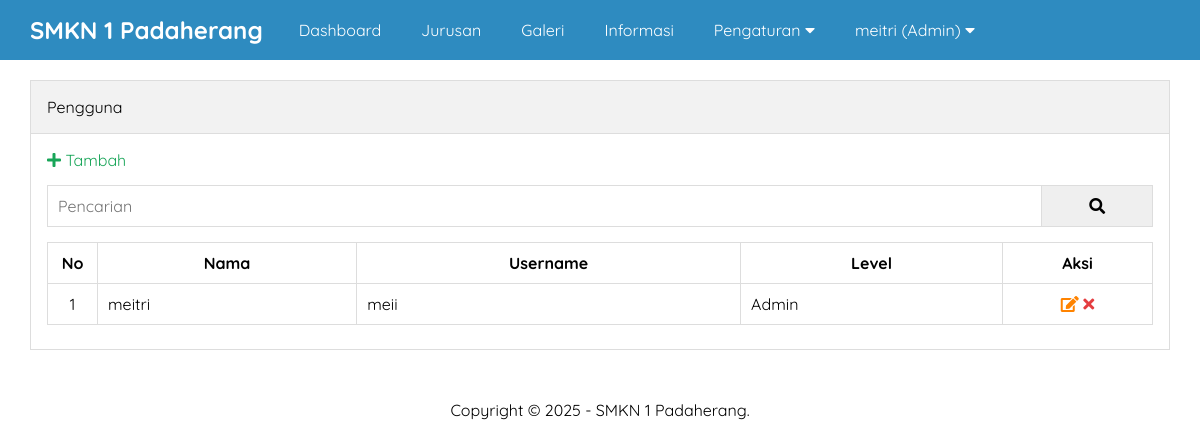
Page /pengguna.php?key=meitri (signed in) on the committed database.
### tables this page shows
CREATE TABLE `tb_pengguna` (
  `id` int(11) NOT NULL,
  `nama` varchar(30) NOT NULL,
  `username` varchar(30) NOT NULL,
  `password` varchar(50) NOT NULL,
  `level` enum('Super Admin','Admin','','') NOT NULL,
  `created_at` timestamp NOT NULL DEFAULT current_timestamp() ON UPDATE current_timestamp(),
  `update_at` datetime DEFAULT NULL
);

### pengguna.php (the view, shortened to what this page needs)
<?php include 'header.php' ?>
		<div class="content">
			<div class="container">
				<div class="box">
					<div class="box-header">
						Pengguna
					</div>
					<div class="box-body">
						<a href="tambah-pengguna.php" class="text-green"><i class="fa fa-plus"></i>  Tambah</a>
						<form action="">
							<div class="input-group">
								<input type="text" name="key" placeholder="Pencarian">
								<button type="submit"><i class="fa fa-search"></i></button>
							</div>
						</form>
						<table class="table">
							<thead>
								<tr>
									<th>No</th>
									<th>Nama</th>
									<th>Username</th>
									<th>Level</th>
									<th>Aksi</th>
								</tr>
							</thead>
							<tbody>
								<?php
								$no = 1;
									$where = " WHERE 1=1 ";
									if(isset($_GET['key'])){
										$where .= " AND nama LIKE '%".addslashes($_GET['key'])."%' ";
									}
									$pengguna = mysqli_query($conn, "SELECT * FROM tb_pengguna $where ORDER BY id DESC");
									if(mysqli_num_rows($pengguna) > 0){
										while($p = mysqli_fetch_array($pengguna)){
								?>
								<tr>
									<td><?= $no++ ?></td>
									<td><?= $p['nama'] ?></td>
									<td><?= $p['username'] ?></td>
									<td><?= $p['level'] ?></td>
									<td>
										<a href="edit-pengguna.php?id=<?= $p['id'] ?>" title="Edit Data" class="text-orange"><i class="fa fa-edit"></i></a>
										<a href="hapus.php?idpengguna=<?= $p['id'] ?>" onclick="return confirm('Yakin ingin hapus ?')" title="Hapus Data" class="text-red"><i class="fa fa-times"></i></a>
									</td>
								</tr>
							<?php }}else{ ?>
								<tr>
									<td colspan="5">Data tidak ada</td>
								</tr>
							<?php } ?>
							</tbody>
						</table>
					</div>
				</div>
			</div>
		</div>
<?php include 'footer.php' ?>

### style.css (style rules this page uses)
* { margin:0; padding:0; font-family: 'Quicksand', sans-serif; box-sizing: border-box; }
a { text-decoration: none; }
.container { width: 1140px; margin:0 auto; }
.container::after { content: ""; display: block; clear: both; }
.box { border:1px solid #ddd; background-color: #fff; }
.box-header { padding:16px; border-bottom:1px solid #ddd; background-color: #f2f2f2; }
.box-body { padding:16px; }
form { margin:15px 0; }
.content { padding:80px 0 30px 0; }
.table { width:100%; border-collapse: collapse; margin:8px 0; }
.table th, .table td { border:1px solid #ddd; padding:10px; }
.table td:first-child { width:50px; text-align: center; }
.table td:last-child { width:150px; text-align: center; }
.text-red { color: #E43D40; }
.text-orange { color: #FF8300; }
.text-green { color: #18A558; }
.input-group:after { content: ""; clear: both; display: block; }
.input-group input[type="text"] { width: 90%; padding: 10px; font-size: 16px; float: left; border:1px solid #ddd; }
.input-group button { width: 10%; padding: 10px; font-size: 16px; float: left; border:1px solid #ddd; border-left: none; }

### rows in the picture
tb_pengguna: nama "meitri", username "meii", level "Admin"

### other values in the picture
$_SESSION['uname'] "meitri"
$_SESSION['ulevel'] "Admin"
